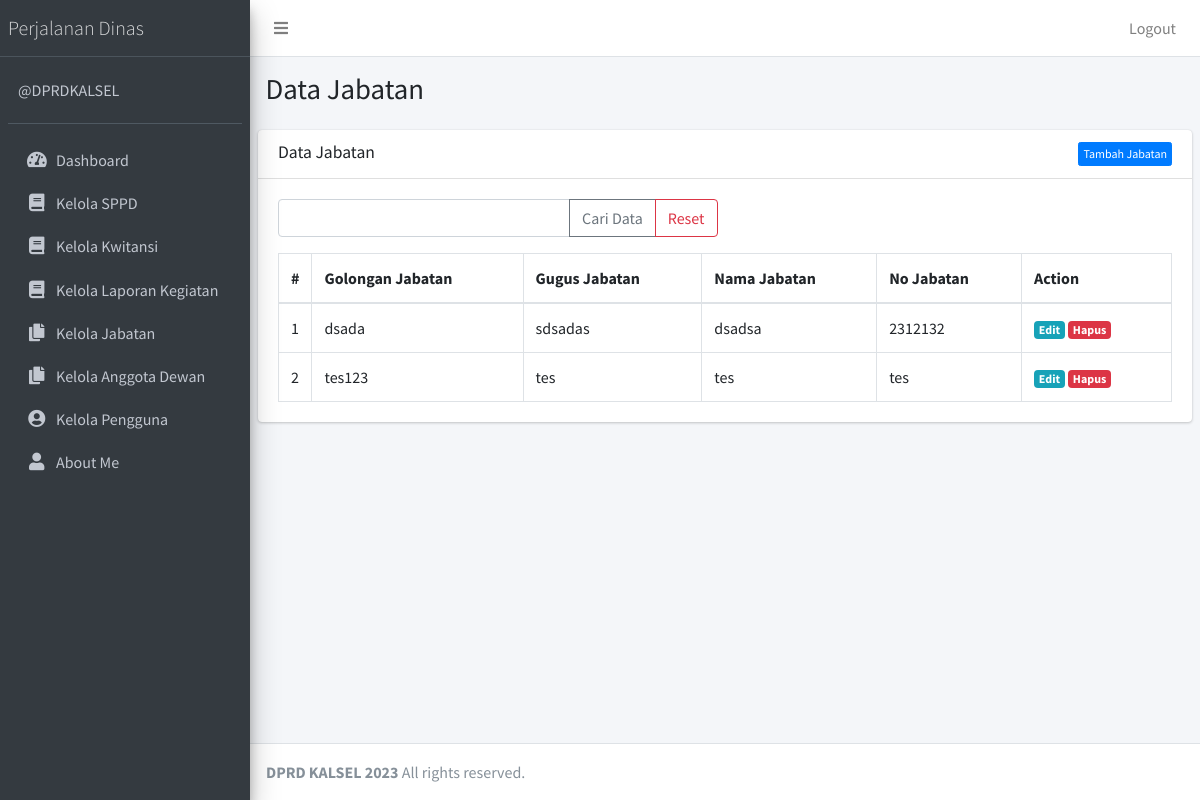
/public/jabatan (signed in), run on the app's committed database.
### tables this page shows
CREATE TABLE `tb_jabatan` (
  `id` int NOT NULL,
  `golongan_jabatan` char(50) NOT NULL,
  `gugus_jabatan` char(50) NOT NULL,
  `nama_jabatan` char(50) NOT NULL,
  `no_jabatan` char(50) NOT NULL
);

### app/core/Controller.php (called while the page is built, shortened)
<?php
class Controller
{
    public function view($view, $data = [])
    {
        require_once '../app/views/' . $view . '.php';
    }
    public function model($model)
    {
        return new $model;
    }
}

### app/controllers/Jabatan.php (called while the page is built, shortened)
<?php
class Jabatan extends Controller
{
    public function index()
    {
        $data['title'] = 'Data Jabatan';
        $data['tb_jabatan'] = $this->model('JabatanModel')->getAllJabatan();
        $this->view('jabatan/index', $data);
    }
}

### app/core/App.php (called while the page is built, shortened)
<?php
class App
{
    protected $method = 'index';
    protected $params = [];
    public function __construct()
    {
        $this->controller = new $this->controller;
        call_user_func_array([$this->controller, $this->method], $this->params);
    }
}

### public/index.php (called while the page is built, shortened)
<?php
$app = new App;

### app/core/Database.php (called while the page is built, shortened)
<?php
class Database
{
    private $host = DB_HOST;
    private $user = DB_USER;
    private $pass = DB_PASS;
    private $dbnm = DB_NAME;
    private $dbh;
    private $stmt;
    public function __construct()
    {
        $dsn = 'mysql:host=' . $this->host . ';dbname=' . $this->dbnm;
        $option = [
            PDO::ATTR_PERSISTENT => true,
            PDO::ATTR_ERRMODE => PDO::ERRMODE_EXCEPTION
        ];
        try {
            $this->dbh = new PDO($dsn, $this->user, $this->pass, $option);
        } catch (PDOException $e) {
            die($e->getMessage());
        }
    }
    public function query($query)
    {
        $this->stmt = $this->dbh->prepare($query);
    }
    public function execute()
    {
        $this->stmt->execute();
    }
    public function resultSet()
    {
        $this->execute();
        return $this->stmt->fetchAll(PDO::FETCH_ASSOC);
    }
}

### app/models/JabatanModel.php (called while the page is built, shortened)
<?php
class JabatanModel
{
    private $table = 'tb_jabatan';
    private $db;
    public function __construct()
    {
        $this->db = new Database;
    }
    public function getAllJabatan()
    {
        $this->db->query('SELECT * FROM ' . $this->table);
        return $this->db->resultSet();
    }
}

### app/views/jabatan/index.php (the view, shortened to what this page needs)
<div class="content-wrapper">
    <section class="content-header">
        <div class="container-fluid">
            <div class="row mb-2">
                <div class="col-sm-6">
                    <h1><?= $data['title']; ?></h1>
                </div>
            </div>
        </div>
    </section>
    <section class="content">
        <div class="card">
            <div class="card-header">
                <h3 class="card-title"><?= $data['title'] ?></h3> <a href="<?= base_url; ?>/jabatan/tambah" class="btn float-right btn-xs btn btn-primary">Tambah Jabatan</a>
            </div>
            <div class="card-body">
                <form action="<?= base_url; ?>/jabatan/cari" method="post">
                    <div class="row mb-3">
                        <div class="col-lg-6">
                            <div class="input-group">
                                <input type="text" class="form-control" placeholder="" name="key">
                                <div class="input-group-append">
                                    <button class="btn btn-outline-secondary" type="submit">Cari Data</button>
                                    <a class="btn btn-outline-danger" href="<?= base_url; ?>/kategori">Reset</a>
                                </div>
                            </div>
                        </div>
                    </div>
                </form>
                <table class="table table-bordered">
                    <thead>
                        <tr>
                            <th style="width: 10px">#</th>
                            <th>Golongan Jabatan</th>
                            <th>Gugus Jabatan</th>
                            <th>Nama Jabatan</th>
                            <th>No Jabatan</th>
                            <th style="width: 150px">Action</th>
                        </tr>
                    </thead>
                    <tbody>
                        <?php $no = 1; ?>
                        <?php foreach ($data['tb_jabatan'] as $row) : ?>
                            <tr>
                                <td><?= $no; ?></td>
                                <td><?= $row['golongan_jabatan']; ?></td>
                                <td><?= $row['gugus_jabatan']; ?></td>
                                <td><?= $row['nama_jabatan']; ?></td>
                                <td><?= $row['no_jabatan']; ?></td>
                                <td>
                                    <a href="<?= base_url; ?>/jabatan/edit/<?= $row['id'] ?>" class="badge badge-info ">Edit</a>
                                    <a href="<?= base_url; ?>/jabatan/hapus/<?= $row['id'] ?>" class="badge badge-danger" onclick="return confirm('Hapus data?');">Hapus</a>
                                </td>
                            </tr>
                        <?php $no++;
                        endforeach; ?>
                    </tbody>
                </table>
            </div>
        </div>
    </section>
</div>

### data on the page
tb_jabatan: golongan_jabatan "dsada", gugus_jabatan "sdsadas", nama_jabatan "dsadsa", no_jabatan "2312132"
tb_jabatan: golongan_jabatan "tes123", gugus_jabatan "tes", nama_jabatan "tes", no_jabatan "tes"

### other printed values
$data['title'] "Data Jabatan"
